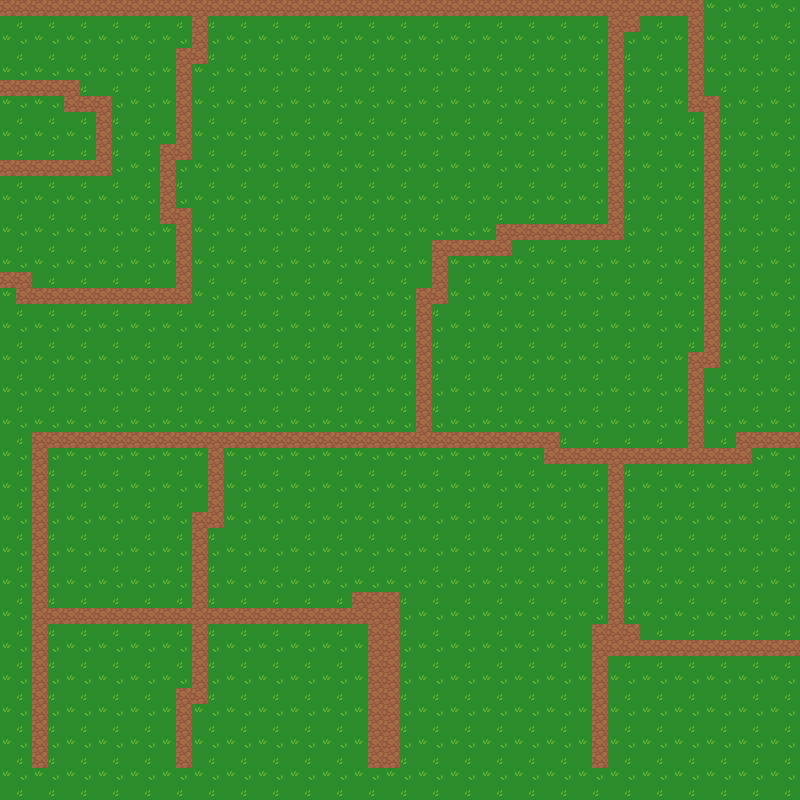

This is a level from a 2D game, rendered from its Tiled map with the project's own tilesets. A one-line summary and the map file follow, with tile-layer data summarised:
An orthogonal 50x50 tile map with 16x16 px tiles, 1 tile layer (Kachelebene 1).

<map version="1.2" tiledversion="1.2.5" orientation="orthogonal" renderorder="right-down" width="50" height="50" tilewidth="16" tileheight="16" infinite="0" nextlayerid="2" nextobjectid="1">
 <tileset firstgid="1" source="tiles.tsx" />
 <layer id="1" name="Kachelebene 1" width="50" height="50">
  <data>[2500 cells, 2500 non-empty, 5 distinct tile ids]</data>
 </layer>
</map>
